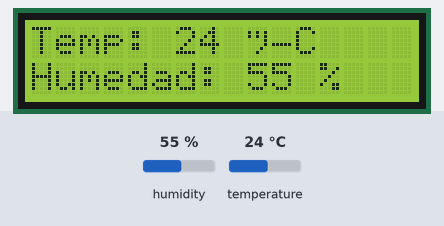
This sketch was run on a simulated Arduino Uno, built with avr-gcc and run on an emulated ATmega328P. Shown: 16×2 character LCD. The test bench sets the inputs (shaded band); at power-on: humidity 55 %, temperature 24 °C.

Above: at 1.2 s.
1.3 s: humidity set to 22 %
At 3.1 s:
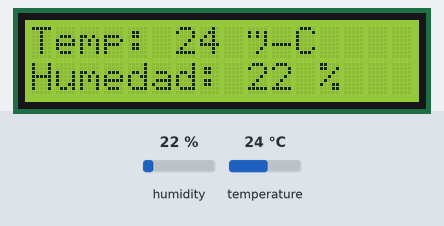
4.0 s: temperature set to 12 °C
At 5.5 s:
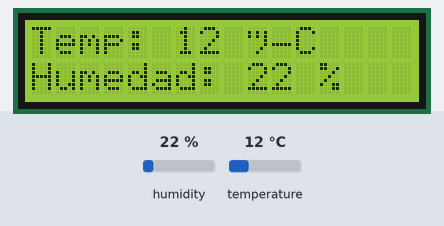
6.7 s: humidity set to 40 %
At 9.2 s:
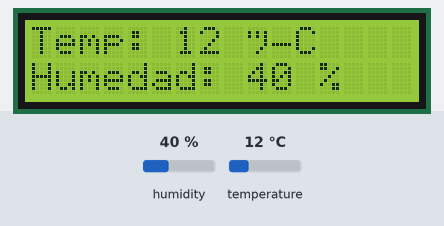
9.6 s: temperature set to 19 °C
At 10.5 s:
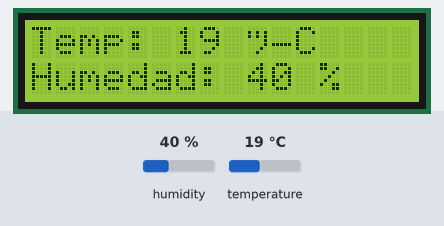
Timing chart, 0 to 12.6 s (numbered marks = the images above; inputs shaded):
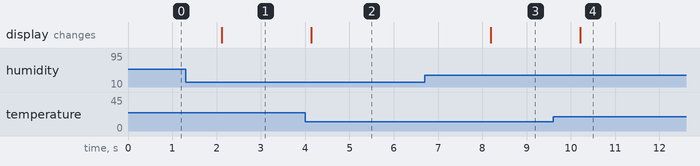

The sketch:

dhdhsdhsj.ino
```cpp
#include <LiquidCrystal.h>
#include <DHT.h>
#include <DHT_U.h>

int sensorTemp = 8;
int temp;
int hum;

LiquidCrystal lcd(2, 3, 4, 5, 6, 7);
DHT dht(sensorTemp, DHT11);

void setup() {
  lcd.begin(16, 2);
  dht.begin();
}
void loop() {
  int temp = dht.readTemperature();
  int hum = dht.readHumidity();
  lcd.setCursor(0,0);
  lcd.print("Temp: " + String(temp) +" °C");
  lcd.setCursor(0,1);
  lcd.print("Humedad: "+ String(hum) +" % ");

}
```

Measured:
- after the input at 1.3 s, the display: changes after 0.81 s (image 1)
- after the input at 4.0 s, the display: changes after 0.14 s (image 2)
- after the input at 6.7 s, the display: changes after 1.5 s (image 3)
- after the input at 9.6 s, the display: changes after 0.61 s (image 4)
